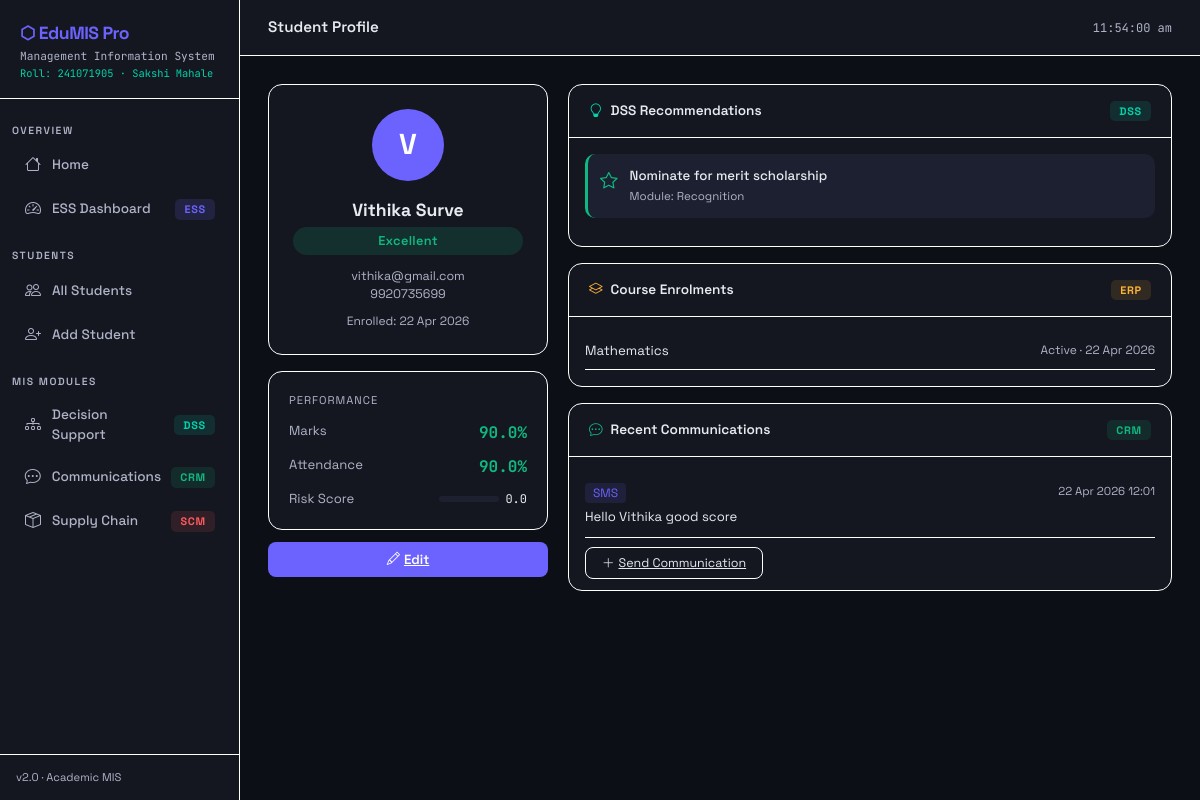
Screenshot of /student/11 with the database file from the repository.
### models.py (models this page shows)
class Student(db.Model):
    __tablename__ = 'students'
    id            = db.Column(db.Integer, primary_key=True)
    name          = db.Column(db.String(100), nullable=False)
    marks         = db.Column(db.Float, nullable=False)
    attendance    = db.Column(db.Float, nullable=False)
    category      = db.Column(db.String(20))
    risk_score    = db.Column(db.Float, default=0.0)
    email         = db.Column(db.String(120))
    phone         = db.Column(db.String(20))
    enrolled_date = db.Column(db.DateTime, default=datetime.utcnow)
    is_active     = db.Column(db.Boolean, default=True)
    communications = db.relationship('Communication', backref='student', lazy=True)
    enrollments    = db.relationship('Enrollment',    backref='student', lazy=True)

class Enrollment(db.Model):
    __tablename__ = 'enrollments'
    id          = db.Column(db.Integer, primary_key=True)
    student_id  = db.Column(db.Integer, db.ForeignKey('students.id'), nullable=False)
    course_id   = db.Column(db.Integer, db.ForeignKey('courses.id'),  nullable=False)
    enrolled_on = db.Column(db.DateTime, default=datetime.utcnow)
    status      = db.Column(db.String(20), default="Active")  # Active / Dropped / Completed

class Course(db.Model):
    __tablename__ = 'courses'
    id        = db.Column(db.Integer, primary_key=True)
    name      = db.Column(db.String(120), nullable=False)
    code      = db.Column(db.String(20),  nullable=False, unique=True)
    credits   = db.Column(db.Integer, default=3)
    capacity  = db.Column(db.Integer, default=60)
    is_active = db.Column(db.Boolean, default=True)
    enrollments = db.relationship('Enrollment', backref='course', lazy=True)

class Communication(db.Model):
    __tablename__ = 'communications'
    id         = db.Column(db.Integer, primary_key=True)
    student_id = db.Column(db.Integer, db.ForeignKey('students.id'), nullable=False)
    message    = db.Column(db.Text, nullable=False)
    comm_type  = db.Column(db.String(20), default="Email")  # Email / SMS / Notice
    sent_on    = db.Column(db.DateTime, default=datetime.utcnow)
    status     = db.Column(db.String(20), default="Sent")

### app.py (the view)
@app.route('/student/<int:id>')
def student_detail(id):
    student = Student.query.get_or_404(id)
    recs    = dss_recommendations(student)
    comms   = Communication.query.filter_by(student_id=id).order_by(Communication.sent_on.desc()).limit(5).all()
    enrolments = Enrollment.query.filter_by(student_id=id).all()
    return render_template('studentDetails.html', student=student,
                           recommendations=recs, communications=comms, enrolments=enrolments)

### templates/studentDetails.html (shortened to what this page needs)
{% extends 'base.html' %}
{% block page_title %}Student Profile{% endblock %}
{% block content %}
<div style="display:grid; grid-template-columns:280px 1fr; gap:20px;">
    <div>
        <div class="card" style="padding:24px; text-align:center; margin-bottom:16px;">
            <div style="width:72px; height:72px; border-radius:50%; background:var(--accent); display:flex; align-items:center; justify-content:center; font-size:1.8rem; font-weight:700; margin:0 auto 16px; color:#fff;">
                {{ student.name[0] }}
            </div>
            <div style="font-size:1.1rem; font-weight:700; margin-bottom:4px; color:var(--text);">{{ student.name }}</div>
            <span class="badge-cat {{ student.category | replace(' ', '-') }}" style="font-size:0.8rem; padding:4px 14px;">{{ student.category }}</span>
            {% if student.email %}<div style="font-size:0.78rem; color:var(--muted); margin-top:12px;">{{ student.email }}</div>{% endif %}
            {% if student.phone %}<div style="font-size:0.78rem; color:var(--muted);">{{ student.phone }}</div>{% endif %}
            <div style="font-size:0.75rem; color:var(--muted); margin-top:8px;">Enrolled: {{ student.enrolled_date.strftime('%d %b %Y') if student.enrolled_date else '—' }}</div>
        </div>
        <div class="card" style="padding:20px;">
            <div style="font-size:0.7rem; color:var(--muted); text-transform:uppercase; letter-spacing:1px; margin-bottom:12px;">Performance</div>
            <div style="display:flex; justify-content:space-between; margin-bottom:10px;">
                <span style="font-size:0.82rem; color:var(--muted);">Marks</span>
                <span style="font-family:'JetBrains Mono',monospace; font-weight:700;
                  color:{% if student.marks >= 75 %}var(--success){% elif student.marks >= 50 %}var(--warning){% else %}var(--danger){% endif %};">{{ student.marks }}%</span>
            </div>
            <div style="display:flex; justify-content:space-between; margin-bottom:10px;">
                <span style="font-size:0.82rem; color:var(--muted);">Attendance</span>
                <span style="font-family:'JetBrains Mono',monospace; font-weight:700;
                  color:{% if student.attendance >= 80 %}var(--success){% elif student.attendance >= 60 %}var(--warning){% else %}var(--danger){% endif %};">{{ student.attendance }}%</span>
            </div>
            <div style="display:flex; justify-content:space-between; align-items:center;">
                <span style="font-size:0.82rem; color:var(--muted);">Risk Score</span>
                <div style="display:flex; align-items:center; gap:6px;">
                    <div class="risk-bar" style="width:60px;"></div>
                    <span style="font-size:0.75rem; font-family:'JetBrains Mono',monospace; color:var(--text);">{{ student.risk_score }}</span>
                </div>
            </div>
        </div>
        <div style="margin-top:12px; display:flex; gap:8px;">
            <a href="{{ url_for('edit_student', id=student.id) }}" class="btn-accent" style="flex:1; text-align:center;"><i class="bi bi-pencil me-1"></i>Edit</a>
        </div>
    </div>
    <div>
        <div class="card" style="margin-bottom:16px;">
            <div class="card-header-custom"><i class="bi bi-lightbulb" style="color:var(--accent2);"></i> DSS Recommendations <span class="module-chip chip-dss" style="margin-left:auto;">DSS</span></div>
            <div style="padding:16px;">
                {% for rec in recommendations %}
                <div style="display:flex; gap:12px; margin-bottom:12px; padding:12px; background:var(--surface2); border-radius:10px;
                  border-left:3px solid {% if rec.type == 'urgent' %}var(--danger){% elif rec.type == 'warning' %}var(--warning){% elif rec.type == 'positive' %}var(--success){% else %}var(--accent){% endif %};">
                    <i class="bi bi-{% if rec.type == 'urgent' %}exclamation-triangle{% elif rec.type == 'warning' %}exclamation-circle{% elif rec.type == 'positive' %}star{% else %}info-circle{% endif %}"
                       style="color:{% if rec.type == 'urgent' %}var(--danger){% elif rec.type == 'warning' %}var(--warning){% elif rec.type == 'positive' %}var(--success){% else %}var(--accent){% endif %}; font-size:1.1rem; margin-top:1px;"></i>
                    <div>
                        <div style="font-size:0.83rem; font-weight:500; color:var(--text);">{{ rec.action }}</div>
                        <div style="font-size:0.72rem; color:var(--muted); margin-top:2px;">Module: {{ rec.module }}</div>
                    </div>
                </div>
                {% endfor %}
            </div>
        </div>
        <div class="card" style="margin-bottom:16px;">
            <div class="card-header-custom"><i class="bi bi-layers" style="color:var(--warning);"></i> Course Enrolments <span class="module-chip chip-erp" style="margin-left:auto;">ERP</span></div>
            <div style="padding:16px;">
                {% if enrolments %}
                    {% for e in enrolments %}
                    <div style="display:flex; justify-content:space-between; padding:8px 0; border-bottom:1px solid var(--border);">
                       <span style="font-size:0.83rem; color:var(--text);">{{ e.course.name }}</span>
                        <span style="font-size:0.75rem; color:var(--muted);">{{ e.status }} · {{ e.enrolled_on.strftime('%d %b %Y') }}</span>
                    </div>
                    {% endfor %}
                {% else %}
                    <p style="color:var(--muted); font-size:0.82rem;">Not enrolled in any course.</p>
                {% endif %}
            </div>
        </div>
        <div class="card">
            <div class="card-header-custom"><i class="bi bi-chat-dots" style="color:var(--success);"></i> Recent Communications <span class="module-chip chip-crm" style="margin-left:auto;">CRM</span></div>
            <div style="padding:16px;">
                {% if communications %}
                    {% for c in communications %}
                    <div style="padding:10px 0; border-bottom:1px solid var(--border);">
                        <div style="display:flex; justify-content:space-between; margin-bottom:4px;">
                            <span style="font-size:0.75rem; background:rgba(108,99,255,0.12); color:var(--accent); padding:1px 8px; border-radius:4px;">{{ c.comm_type }}</span>
                            <span style="font-size:0.72rem; color:var(--muted);">{{ c.sent_on.strftime('%d %b %Y %H:%M') }}</span>
                        </div>
                        <p style="font-size:0.82rem; color:var(--text); margin:0;">{{ c.message }}</p>
                    </div>
                    {% endfor %}
                {% else %}
                    <p style="color:var(--muted); font-size:0.82rem;">No communications logged yet.</p>
                {% endif %}
                <div style="margin-top:12px;">
                    <a href="{{ url_for('crm') }}" class="btn-ghost" style="font-size:0.78rem;"><i class="bi bi-plus-lg me-1"></i>Send Communication</a>
                </div>
            </div>
        </div>
    </div>
</div>
{% endblock %}

### templates/base.html (style rules this page uses)
:root { --bg: #0d0f17; --surface: #141720; --surface2: #1c2030; --border: #ffffff; --accent: #6c63ff; --accent2: #00d4aa; --danger: #ff5b5b; --warning: #ffb236; --success: #10b981; --text: #e8eaf0; --muted: #b0b4c8; --sidebar-w: 240px; }
* { box-sizing: border-box; margin: 0; padding: 0; }
body { font-family: 'Space Grotesk', sans-serif; background: var(--bg); color: var(--text); display: flex; min-height: 100vh; }
.card { background: var(--surface); border: 1px solid var(--border); border-radius: 14px; }
.card-header-custom { padding: 16px 20px; border-bottom: 1px solid var(--border); font-size: 0.85rem; font-weight: 600; display: flex; align-items: center; gap: 8px; color: var(--text); }
.badge-cat { display: inline-block; padding: 3px 10px; border-radius: 20px; font-size: 0.72rem; font-weight: 600; letter-spacing: 0.3px; }
.badge-cat.Excellent { background: rgba(16,185,129,0.15); color: var(--success); }
.risk-bar { height: 6px; background: var(--surface2); border-radius: 3px; overflow: hidden; width: 80px; }
.btn-accent { background: var(--accent); color: #fff; border: none; padding: 8px 18px; border-radius: 8px; font-size: 0.83rem; font-weight: 600; cursor: pointer; transition: all 0.15s; }
.btn-ghost { background: transparent; border: 1px solid var(--border); color: var(--text); padding: 7px 16px; border-radius: 8px; font-size: 0.82rem; cursor: pointer; transition: all 0.15s; }
.module-chip { display: inline-flex; align-items: center; gap: 5px; padding: 2px 9px; border-radius: 5px; font-size: 0.68rem; font-weight: 700; letter-spacing: 0.8px; }
.chip-dss { background: rgba(0,212,170,0.12); color: var(--accent2); }
.chip-erp { background: rgba(255,178,54,0.12); color: var(--warning); }
.chip-crm { background: rgba(16,185,129,0.12); color: var(--success); }

### rows the page displays
Student: name "V", name "Vithika Surve", category "Excellent", email "vithika@gmail.com", phone "9920735699", enrolled_date "22 Apr 2026", marks "90.0", attendance "90.0", risk_score "0.0"
Enrollment: course.name "Mathematics", status "Active", enrolled_on "22 Apr 2026"
Communication: comm_type "SMS", sent_on "22 Apr 2026 12:01", message "Hello Vithika good score"

### other values shown
{{ rec.action }} "Nominate for merit scholarship"
{{ rec.module }} "Recognition"
